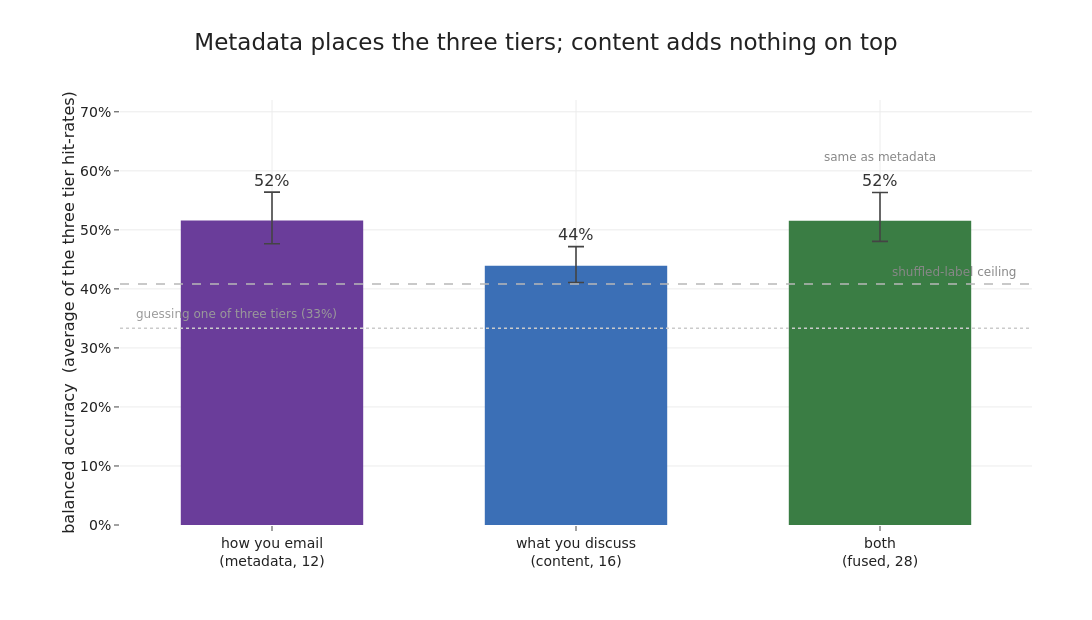

Write notebook code for a chart like this one.
### Markdown cell above
## Placing the tier from each window

Each window runs a multinomial logistic model, scored by balanced accuracy so each tier counts equally, and put on a tier-skill scale where zero is chance and one is perfect. Forty repeated cross-validation splits give the spread, and shuffling the tier labels gives the dashed floor.

### Code cell
# ===== Experiment 1: collapse the 7 rungs to 3 tiers =====
TIER_X = {1: 0, 2: 1, 3: 1, 4: 2, 5: 2, 6: 2, 7: 2}   # workers / management / executives (MD..CEO)
TIER_Y = {1: 0, 2: 1, 3: 1, 4: 1, 5: 2, 6: 2, 7: 2}   # alt: MD read as management
def tiers(m): return np.array([m[int(r)] for r in y_rank])
yX, yY = tiers(TIER_X), tiers(TIER_Y)
TIER_NAMES = ["workers", "management", "executives"]
print("grouping X sizes", np.bincount(yX), "| grouping Y sizes", np.bincount(yY))

def oof_tier(X, y, rs):
    clf = make_pipeline(StandardScaler(), LogisticRegression(max_iter=5000, class_weight="balanced"))
    p = cross_val_predict(clf, X, y, cv=StratifiedKFold(10, shuffle=True, random_state=rs))
    return balanced_accuracy_score(y, p), f1_score(y, p, average="macro")

R = 40
CHANCE = 1 / 3
def skill(ba): return (np.asarray(ba) - CHANCE) / (1 - CHANCE)
res = {}
for k, X in blocks.items():
    arr = np.array([oof_tier(X, yX, r) for r in range(R)])
    res[k] = dict(ba=arr[:, 0], f1=arr[:, 1])
for k in order3:
    print(f"{k:9s} bal-acc {res[k]['ba'].mean():.3f}  macroF1 {res[k]['f1'].mean():.3f}  "
          f"tier-skill {skill(res[k]['ba']).mean():.3f}")
baY = np.array([oof_tier(Xf, yY, r)[0] for r in range(R)])
print(f"grouping Y fused bal-acc {baY.mean():.3f}  (X fused {res['fused']['ba'].mean():.3f})")

# permutation null on the fused model: shuffle tier labels
rng = np.random.default_rng(0)
NP = 200
null = np.array([oof_tier(Xf, rng.permutation(yX), 0)[0] for _ in range(NP)])
null95 = float(np.percentile(null, 95))
print(f"label-shuffle null bal-acc: mean {null.mean():.3f}  95th {null95:.3f}")

# fused-minus-metadata increment, fixed fold
dba = res["fused"]["ba"] - res["metadata"]["ba"]
print(f"fused - metadata bal-acc: {dba.mean():+.3f} [{np.percentile(dba,2.5):+.3f},{np.percentile(dba,97.5):+.3f}]")

# ---- g1: balanced accuracy of the three blocks at the three-tier call ----
def stat(arr):
    m = arr.mean(); return m, np.percentile(arr, 97.5) - m, m - np.percentile(arr, 2.5)
fig = go.Figure()
ms = [stat(res[k]["ba"]) for k in order3]
fig.add_trace(go.Bar(x=[LBL[k] for k in order3], y=[m[0] for m in ms],
    marker_color=[COL3[k] for k in order3], width=0.6,
    error_y=dict(type="data", symmetric=False, array=[m[1] for m in ms], arrayminus=[m[2] for m in ms],
                 color="#444", thickness=1.6, width=8), showlegend=False))
for k, m in zip(order3, ms):
    fig.add_annotation(x=LBL[k], y=m[0] + m[1] + 0.02,
        text=f"{res[k]['ba'].mean():.0%}", showarrow=False, font=dict(size=16, color="#333"))
fig.add_hline(y=1/3, line=dict(color="#cbcbcb", dash="dot", width=1.4))
fig.add_annotation(xref="paper", x=0.015, xanchor="left", y=1/3 + 0.024,
    text="guessing one of three tiers (33%)", showarrow=False, font=dict(size=12, color="#9a9a9a"))
fig.add_hline(y=null95, line=dict(color=GREY, dash="dash", width=1.6))
fig.add_annotation(xref="paper", x=0.985, xanchor="right", y=null95 + 0.02,
    text="shuffled-label ceiling", showarrow=False, font=dict(size=12, color="#888"))
fig.add_annotation(x=LBL["fused"], y=ms[2][0] + ms[2][1] + 0.06,
    text="same as metadata", showarrow=False, font=dict(size=12, color="#888"))
fig.update_yaxes(title_text="balanced accuracy  (average of the three tier hit-rates)",
    range=[0, 0.72], tickformat=".0%")
fig.update_layout(title="Metadata places the three tiers; content adds nothing on top", bargap=0.34)
save_fig(fig, "g1_tier_skill.png", w=1200, h=620, margin=dict(l=120, r=60, t=100, b=95))

### Figure 1 — Plotly figure (JSON) as saved in the notebook; plotly's stock layout.template omitted (floating-point values rounded to 4 significant figures)
{"data": [{"error_y": {"array": [0.04794, 0.03237, 0.04781], "arrayminus": [0.03949, 0.0284, 0.03489], "color": "#444", "symmetric": false, "thickness": 1.6, "type": "data", "width": 8}, "marker": {"color": ["#6a3d9a", "#3b6fb6", "#3a7d44"]}, "showlegend": false, "type": "bar", "width": 0.6, "x": ["how you email<br>(metadata, 12)", "what you discuss<br>(content, 16)", "both<br>(fused, 28)"], "y": [0.516, 0.4392, 0.5154]}], "layout": {"annotations": [{"font": {"color": "#333", "size": 16}, "showarrow": false, "text": "52%", "x": "how you email<br>(metadata, 12)", "y": 0.584}, {"font": {"color": "#333", "size": 16}, "showarrow": false, "text": "44%", "x": "what you discuss<br>(content, 16)", "y": 0.4915}, {"font": {"color": "#333", "size": 16}, "showarrow": false, "text": "52%", "x": "both<br>(fused, 28)", "y": 0.5832}, {"font": {"color": "#9a9a9a", "size": 12}, "showarrow": false, "text": "guessing one of three tiers (33%)", "x": 0.015, "xanchor": "left", "xref": "paper", "y": 0.3573}, {"font": {"color": "#888", "size": 12}, "showarrow": false, "text": "shuffled-label ceiling", "x": 0.985, "xanchor": "right", "xref": "paper", "y": 0.4282}, {"font": {"color": "#888", "size": 12}, "showarrow": false, "text": "same as metadata", "x": "both<br>(fused, 28)", "y": 0.6232}], "bargap": 0.34, "height": 620, "margin": {"b": 95, "l": 120, "r": 60, "t": 100}, "shapes": [{"line": {"color": "#cbcbcb", "dash": "dot", "width": 1.4}, "type": "line", "x0": 0, "x1": 1, "xref": "x domain", "y0": 0.3333, "y1": 0.3333, "yref": "y"}, {"line": {"color": "#b8b8b8", "dash": "dash", "width": 1.6}, "type": "line", "x0": 0, "x1": 1, "xref": "x domain", "y0": 0.4082, "y1": 0.4082, "yref": "y"}], "title": {"text": "Metadata places the three tiers; content adds nothing on top"}, "width": 1200, "yaxis": {"range": [0, 0.72], "tickformat": ".0%", "title": {"text": "balanced accuracy  (average of the three tier hit-rates)"}}}}
